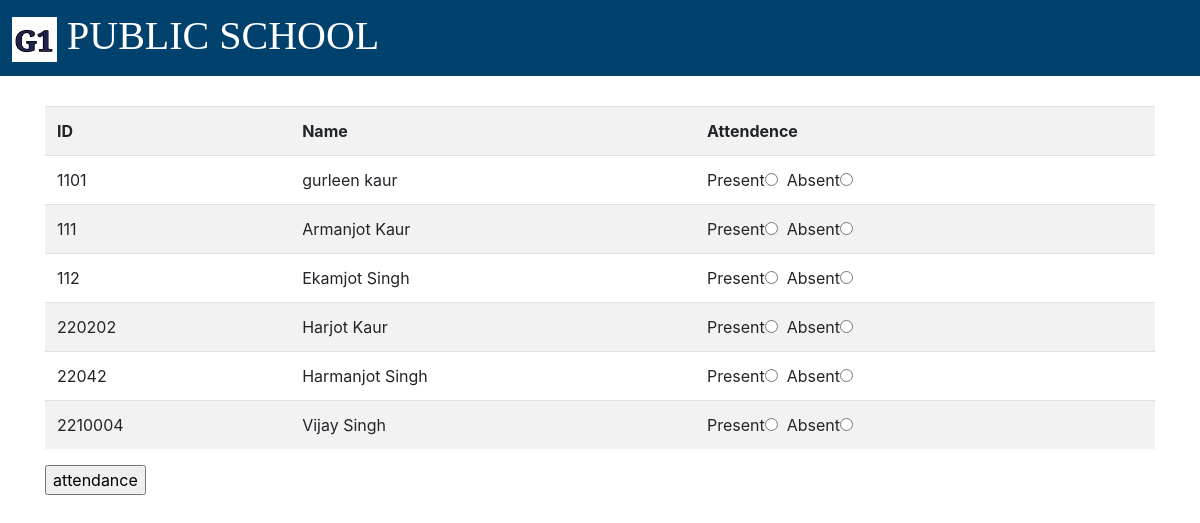
Screenshot of /g1/main1.php with the database file from the repository.
### tables this page shows
CREATE TABLE `student_login` (
  `id` varchar(30) NOT NULL,
  `password` varchar(30) NOT NULL,
  `name` text NOT NULL,
  `phone_no` text NOT NULL,
  `class` varchar(10) NOT NULL,
  `section` varchar(20) NOT NULL
);

### g1/connection2.php (called while the page is built)
<?php
include("connection.php");
  $sql = "select *from `student_login` " ;
        $result1 = mysqli_query($link, $sql);
    ?>

### g1/main1.php (the view, shortened to what this page needs)
<?php
include('connection.php');
?>
<!DOCTYPE html>
<html lang="en">
    <head>
    <link rel="stylesheet" href="https://cdn.jsdelivr.net/npm/bootstrap@4.4.1/dist/css/bootstrap.min.css">
    </head>
    <body class="bg" >
        <p class="heading"><image class="logo" src="logo.jpg"></image>  PUBLIC SCHOOL</p>
        <div class="container">
            <form method="POST">
            <table class="table table-striped">
                <tr>
                <th>ID</th>
                <th>Name</th>
                <th>Attendence</th>
                </tr>
                <?php
                include('connection2.php');
                     while($data=$result1->fetch_assoc())
                        {
                ?>
                <tr>
                <td> <?php echo $data["id"]; ?> </td>
                <td><?php echo $data["name"]; ?> </td>
                <td>Present<input type="radio" name="attendance[<?php echo $data['id']; ?>]" value="present">&nbsp;  Absent<input   type="radio" name="attandance[<?php echo $data['id']; ?>]" value="absent"> </td>
                </tr>
                <?php
                     }
                ?>
            </table>
                <input type="submit" value="attendance">
                </form>
        </div>
    </body>
</html>

### g1/main1.php (style rules this page uses)
.heading { font-family:Stencil; background-color:#00416D; position:relative; left:0; top:-14px; width:100%; height: 90px; color:white; font-size:40px; padding-left:12px; padding-top: 20px; }
.bg { height: 100%; background-position: center; background-repeat: no-repeat; background-size: cover; }
.logo { width:45px; height:45px; }

### rows the page displays
student_login: id "1101", name "gurleen kaur"
student_login: id "111", name "Armanjot Kaur"
student_login: id "112", name "Ekamjot Singh"
student_login: id "220202", name "Harjot Kaur"
student_login: id "22042", name "Harmanjot Singh"
student_login: id "2210004", name "Vijay Singh"
